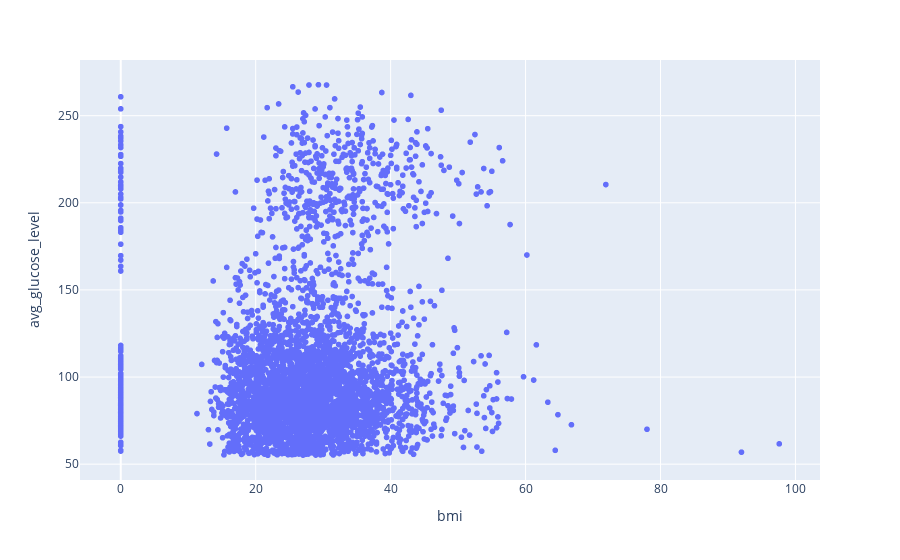

Notebook source saved alongside this figure:
### Markdown cell above
### create features

### Code cell
px.scatter(train ,x="bmi",y="avg_glucose_level")

### Figure 1 — Plotly figure (JSON) as saved in the notebook; plotly's stock layout.template omitted (floating-point values rounded to 4 significant figures; data arrays with more than 128 entries replaced by an {"elided": "..."} marker saying what was removed)
{"data": [{"hovertemplate": "bmi=%{x}<br>avg_glucose_level=%{y}<extra></extra>", "legendgroup": "", "marker": {"color": "#636efa", "symbol": "circle"}, "mode": "markers", "name": "", "showlegend": false, "type": "scattergl", "x": {"elided": "4088 float values"}, "xaxis": "x", "y": {"elided": "4088 float values"}, "yaxis": "y"}], "layout": {"legend": {"tracegroupgap": 0}, "margin": {"t": 60}, "xaxis": {"anchor": "y", "domain": [0.0, 1.0], "title": {"text": "bmi"}}, "yaxis": {"anchor": "x", "domain": [0.0, 1.0], "title": {"text": "avg_glucose_level"}}}}
